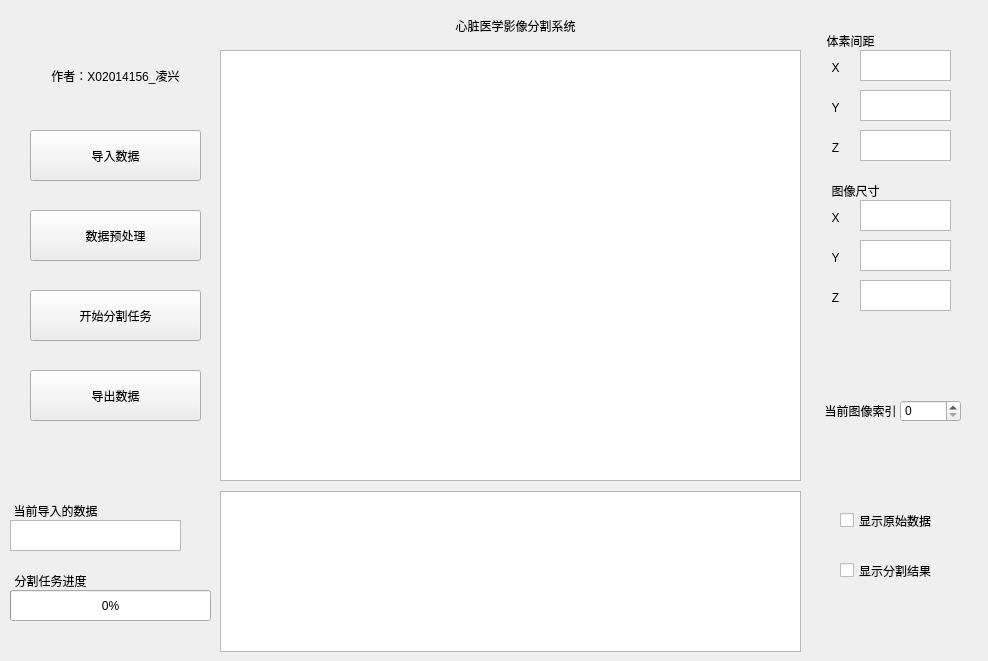
<?xml version="1.0" encoding="UTF-8"?>
<ui version="4.0">
 <class>Form</class>
 <widget class="QWidget" name="Form">
  <property name="geometry">
   <rect>
    <x>0</x>
    <y>0</y>
    <width>988</width>
    <height>661</height>
   </rect>
  </property>
  <property name="windowTitle">
   <string>Form</string>
  </property>
  <widget class="QGraphicsView" name="GraphicsView">
   <property name="geometry">
    <rect>
     <x>220</x>
     <y>50</y>
     <width>581</width>
     <height>431</height>
    </rect>
   </property>
  </widget>
  <widget class="QLabel" name="label_3">
   <property name="geometry">
    <rect>
     <x>820</x>
     <y>180</y>
     <width>71</width>
     <height>21</height>
    </rect>
   </property>
   <property name="text">
    <string>图像尺寸</string>
   </property>
   <property name="alignment">
    <set>Qt::AlignCenter</set>
   </property>
  </widget>
  <widget class="QLabel" name="label_4">
   <property name="geometry">
    <rect>
     <x>810</x>
     <y>30</y>
     <width>81</width>
     <height>21</height>
    </rect>
   </property>
   <property name="text">
    <string>体素间距</string>
   </property>
   <property name="alignment">
    <set>Qt::AlignCenter</set>
   </property>
  </widget>
  <widget class="QTableView" name="TableView">
   <property name="geometry">
    <rect>
     <x>220</x>
     <y>491</y>
     <width>581</width>
     <height>161</height>
    </rect>
   </property>
  </widget>
  <widget class="QCheckBox" name="checkBox">
   <property name="geometry">
    <rect>
     <x>840</x>
     <y>550</y>
     <width>101</width>
     <height>41</height>
    </rect>
   </property>
   <property name="text">
    <string>显示分割结果</string>
   </property>
  </widget>
  <widget class="QCheckBox" name="checkBox_2">
   <property name="geometry">
    <rect>
     <x>840</x>
     <y>500</y>
     <width>101</width>
     <height>41</height>
    </rect>
   </property>
   <property name="text">
    <string>显示原始数据</string>
   </property>
  </widget>
  <widget class="QLabel" name="label">
   <property name="geometry">
    <rect>
     <x>820</x>
     <y>60</y>
     <width>31</width>
     <height>16</height>
    </rect>
   </property>
   <property name="text">
    <string>X</string>
   </property>
   <property name="alignment">
    <set>Qt::AlignCenter</set>
   </property>
  </widget>
  <widget class="QLabel" name="label_5">
   <property name="geometry">
    <rect>
     <x>820</x>
     <y>100</y>
     <width>31</width>
     <height>16</height>
    </rect>
   </property>
   <property name="text">
    <string>Y</string>
   </property>
   <property name="alignment">
    <set>Qt::AlignCenter</set>
   </property>
  </widget>
  <widget class="QLabel" name="label_6">
   <property name="geometry">
    <rect>
     <x>820</x>
     <y>140</y>
     <width>31</width>
     <height>16</height>
    </rect>
   </property>
   <property name="text">
    <string>Z</string>
   </property>
   <property name="alignment">
    <set>Qt::AlignCenter</set>
   </property>
  </widget>
  <widget class="QTextBrowser" name="SpacingX">
   <property name="geometry">
    <rect>
     <x>860</x>
     <y>50</y>
     <width>91</width>
     <height>31</height>
    </rect>
   </property>
  </widget>
  <widget class="QTextBrowser" name="SpacingY">
   <property name="geometry">
    <rect>
     <x>860</x>
     <y>90</y>
     <width>91</width>
     <height>31</height>
    </rect>
   </property>
  </widget>
  <widget class="QTextBrowser" name="SpacingZ">
   <property name="geometry">
    <rect>
     <x>860</x>
     <y>130</y>
     <width>91</width>
     <height>31</height>
    </rect>
   </property>
  </widget>
  <widget class="QLabel" name="label_7">
   <property name="geometry">
    <rect>
     <x>820</x>
     <y>250</y>
     <width>31</width>
     <height>16</height>
    </rect>
   </property>
   <property name="text">
    <string>Y</string>
   </property>
   <property name="alignment">
    <set>Qt::AlignCenter</set>
   </property>
  </widget>
  <widget class="QTextBrowser" name="ResolutionX">
   <property name="geometry">
    <rect>
     <x>860</x>
     <y>200</y>
     <width>91</width>
     <height>31</height>
    </rect>
   </property>
  </widget>
  <widget class="QLabel" name="label_8">
   <property name="geometry">
    <rect>
     <x>820</x>
     <y>290</y>
     <width>31</width>
     <height>16</height>
    </rect>
   </property>
   <property name="text">
    <string>Z</string>
   </property>
   <property name="alignment">
    <set>Qt::AlignCenter</set>
   </property>
  </widget>
  <widget class="QLabel" name="label_9">
   <property name="geometry">
    <rect>
     <x>820</x>
     <y>210</y>
     <width>31</width>
     <height>16</height>
    </rect>
   </property>
   <property name="text">
    <string>X</string>
   </property>
   <property name="alignment">
    <set>Qt::AlignCenter</set>
   </property>
  </widget>
  <widget class="QTextBrowser" name="textBrowser_5">
   <property name="geometry">
    <rect>
     <x>860</x>
     <y>280</y>
     <width>91</width>
     <height>31</height>
    </rect>
   </property>
  </widget>
  <widget class="QTextBrowser" name="ResolutionY">
   <property name="geometry">
    <rect>
     <x>860</x>
     <y>240</y>
     <width>91</width>
     <height>31</height>
    </rect>
   </property>
  </widget>
  <widget class="QLabel" name="label_10">
   <property name="geometry">
    <rect>
     <x>280</x>
     <y>10</y>
     <width>471</width>
     <height>31</height>
    </rect>
   </property>
   <property name="text">
    <string>心脏医学影像分割系统</string>
   </property>
   <property name="textFormat">
    <enum>Qt::AutoText</enum>
   </property>
   <property name="alignment">
    <set>Qt::AlignCenter</set>
   </property>
  </widget>
  <widget class="QPushButton" name="ImportDataButton">
   <property name="geometry">
    <rect>
     <x>30</x>
     <y>130</y>
     <width>171</width>
     <height>51</height>
    </rect>
   </property>
   <property name="text">
    <string>导入数据</string>
   </property>
  </widget>
  <widget class="QPushButton" name="StartSegmentation">
   <property name="geometry">
    <rect>
     <x>30</x>
     <y>290</y>
     <width>171</width>
     <height>51</height>
    </rect>
   </property>
   <property name="text">
    <string>开始分割任务</string>
   </property>
  </widget>
  <widget class="QPushButton" name="OutputData">
   <property name="geometry">
    <rect>
     <x>30</x>
     <y>370</y>
     <width>171</width>
     <height>51</height>
    </rect>
   </property>
   <property name="text">
    <string>导出数据</string>
   </property>
  </widget>
  <widget class="QLabel" name="label_2">
   <property name="geometry">
    <rect>
     <x>30</x>
     <y>50</y>
     <width>171</width>
     <height>51</height>
    </rect>
   </property>
   <property name="text">
    <string>作者：X02014156_凌兴</string>
   </property>
   <property name="alignment">
    <set>Qt::AlignCenter</set>
   </property>
  </widget>
  <widget class="QPushButton" name="DataPreprocessButton">
   <property name="geometry">
    <rect>
     <x>30</x>
     <y>210</y>
     <width>171</width>
     <height>51</height>
    </rect>
   </property>
   <property name="text">
    <string>数据预处理</string>
   </property>
  </widget>
  <widget class="QSpinBox" name="spinBox">
   <property name="geometry">
    <rect>
     <x>900</x>
     <y>400</y>
     <width>61</width>
     <height>22</height>
    </rect>
   </property>
  </widget>
  <widget class="QLabel" name="label_11">
   <property name="geometry">
    <rect>
     <x>820</x>
     <y>390</y>
     <width>81</width>
     <height>41</height>
    </rect>
   </property>
   <property name="text">
    <string>当前图像索引</string>
   </property>
   <property name="alignment">
    <set>Qt::AlignCenter</set>
   </property>
  </widget>
  <widget class="QLabel" name="label_12">
   <property name="geometry">
    <rect>
     <x>10</x>
     <y>500</y>
     <width>91</width>
     <height>21</height>
    </rect>
   </property>
   <property name="text">
    <string>当前导入的数据</string>
   </property>
   <property name="alignment">
    <set>Qt::AlignCenter</set>
   </property>
  </widget>
  <widget class="QLabel" name="label_13">
   <property name="geometry">
    <rect>
     <x>10</x>
     <y>570</y>
     <width>81</width>
     <height>21</height>
    </rect>
   </property>
   <property name="text">
    <string>分割任务进度</string>
   </property>
   <property name="alignment">
    <set>Qt::AlignCenter</set>
   </property>
  </widget>
  <widget class="QProgressBar" name="progressBar">
   <property name="geometry">
    <rect>
     <x>10</x>
     <y>590</y>
     <width>201</width>
     <height>31</height>
    </rect>
   </property>
   <property name="value">
    <number>0</number>
   </property>
  </widget>
  <widget class="QTextBrowser" name="ImportDataPath">
   <property name="geometry">
    <rect>
     <x>10</x>
     <y>520</y>
     <width>171</width>
     <height>31</height>
    </rect>
   </property>
  </widget>
 </widget>
 <resources/>
 <connections/>
</ui>
